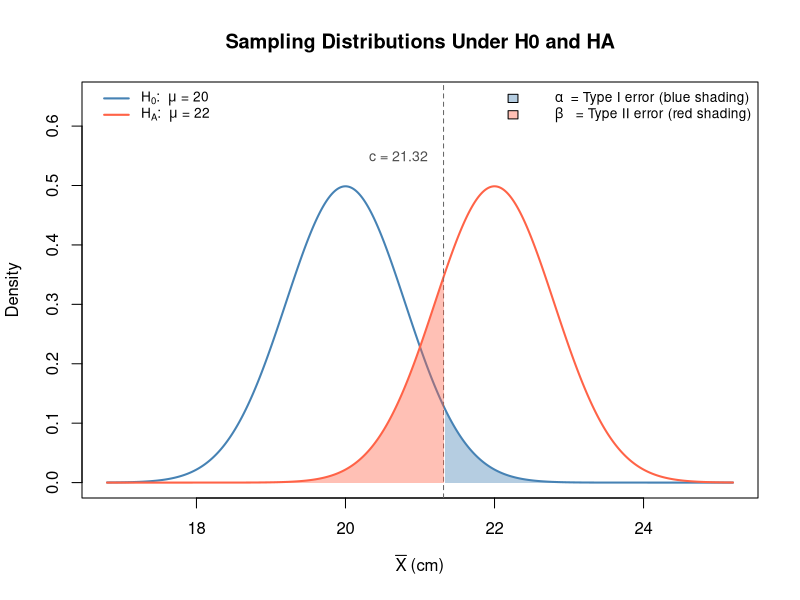
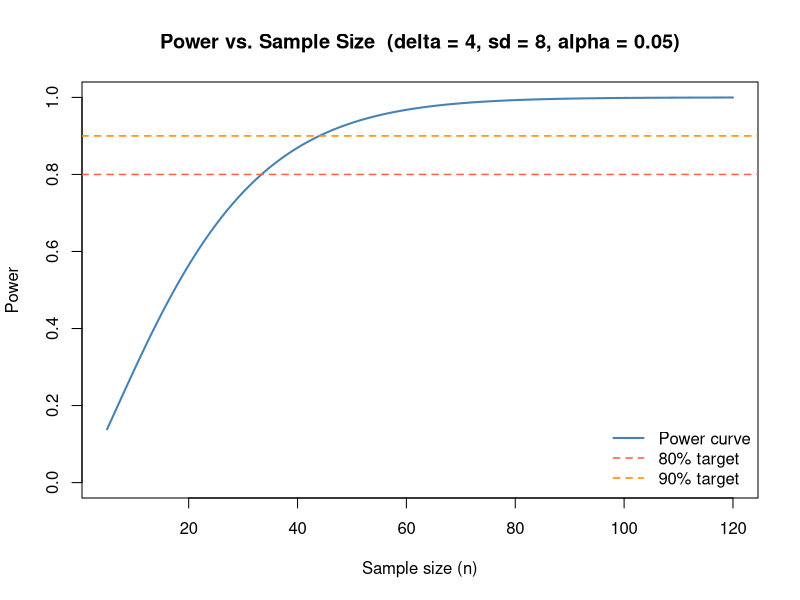
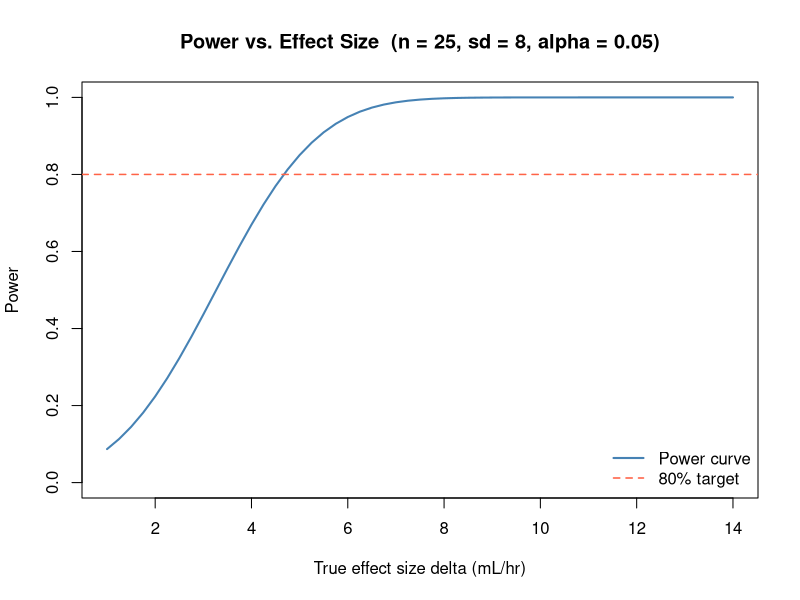

Write R code to recreate these figures, in order.
## ---- chunk 1
# mu0 <- 
# muA <-
# sigma <- 
# n <- 
# se <- # standard error of the sample mean
## ---- chunk 2
# crit <- # compute the critical value for the Z-test
## ---- chunk 3
# beta_val  <-
# power_val <-  
# beta_val   # Type II error rate
# power_val  # Power
## ---- chunk 4
mu0 <- 20;  muA <- 22
sigma <- 4; n <- 25
se <- sigma / sqrt(n)
crit <- mu0 + qnorm(0.95) * se
beta_val  <- pnorm(crit, mean = muA, sd = se)

x      <- seq(mu0 - 4*se, muA + 4*se, length.out = 600)
d_null <- dnorm(x, mean = mu0, sd = se)
d_alt  <- dnorm(x, mean = muA, sd = se)

plot(x, d_null, type = "l", col = "steelblue", lwd = 2,
     ylim = c(0, max(d_null, d_alt) * 1.3),
     xlab = expression(bar(X) ~ "(cm)"), ylab = "Density",
     main = "Sampling Distributions Under H0 and HA")
lines(x, d_alt, col = "tomato", lwd = 2)
abline(v = crit, lty = 2, col = "gray40")

# Type I error shading: upper tail of null distribution
x_I <- x[x >= crit]
polygon(c(x_I[1], x_I, tail(x_I, 1)),
        c(0, dnorm(x_I, mu0, se), 0),
        col = adjustcolor("steelblue", 0.4), border = NA)

# Type II error shading: lower tail of alternative distribution
x_II <- x[x <= crit]
polygon(c(x_II[1], x_II, tail(x_II, 1)),
        c(0, dnorm(x_II, muA, se), 0),
        col = adjustcolor("tomato", 0.4), border = NA)

text(crit - 1, 0.55, paste0("c = ", round(crit, 2)),
     adj = 0, cex = 0.85, col = "gray30")

legend("topleft",
       legend = c(
         expression(H[0]*":  "*mu*" = 20"),
         expression(H[A]*":  "*mu*" = 22")
       ),
       col  = c("steelblue", "tomato"),
       fill = c(NA, NA),
       border = c(NA, NA),
       lwd  = c(2, 2),
       bty  = "n", cex = 0.82)

legend("topright",
       legend = c(
         expression(alpha*"  = Type I error (blue shading)"),
         expression(beta*"   = Type II error (red shading)")
       ),
       col  = c(NA, NA),
       fill = c(adjustcolor("steelblue", 0.4),
                adjustcolor("tomato",    0.4)),
       border = c("black", "black"),
       lwd  = c(NA, NA),
       bty  = "n", cex = 0.82)
## ---- chunk 5
power.t.test(n = 25, delta = 4, sd = 8,
             sig.level = 0.05, type = "one.sample",
             alternative = "two.sided")
## ---- chunk 6
power.t.test(power = 0.80, delta = 4, sd = 8,
             sig.level = 0.05, type = "one.sample",
             alternative = "two.sided")
## ---- chunk 7
ns      <- 5:120
pwr_vec <- sapply(ns, function(n) {
  power.t.test(n = n, delta = 4, sd = 8,
               sig.level = 0.05, type = "one.sample",
               alternative = "two.sided")$power
})

plot(ns, pwr_vec, type = "l", col = "steelblue", lwd = 2,
     xlab = "Sample size (n)", ylab = "Power",
     main = "Power vs. Sample Size  (delta = 4, sd = 8, alpha = 0.05)",
     ylim = c(0, 1))
abline(h = 0.80, col = "tomato",    lty = 2, lwd = 1.5)
abline(h = 0.90, col = "darkorange", lty = 2, lwd = 1.5)

legend("bottomright",
       legend = c("Power curve", "80% target", "90% target"),
       col    = c("steelblue", "tomato", "darkorange"),
       lwd    = c(2, 1.5, 1.5),
       lty    = c(1, 2, 2),
       bty    = "n")
## ---- chunk 8
alphas    <- c(0.001, 0.01, 0.05, 0.10, 0.20)
pwr_alpha <- sapply(alphas, function(a) {
  power.t.test(n = 25, delta = 4, sd = 8,
               sig.level = a, type = "one.sample",
               alternative = "two.sided")$power
})

data.frame(alpha = alphas, power = round(pwr_alpha, 3))
## ---- chunk 9
deltas    <- seq(1, 14, by = 0.25)
pwr_delta <- sapply(deltas, function(d) {
  power.t.test(n = 25, delta = d, sd = 8,
               sig.level = 0.05, type = "one.sample",
               alternative = "two.sided")$power
})

plot(deltas, pwr_delta, type = "l", col = "steelblue", lwd = 2,
     xlab = "True effect size delta (mL/hr)", ylab = "Power",
     main = "Power vs. Effect Size  (n = 25, sd = 8, alpha = 0.05)",
     ylim = c(0, 1))
abline(h = 0.80, col = "tomato", lty = 2, lwd = 1.5)
legend("bottomright",
       legend = c("Power curve", "80% target"),
       col    = c("steelblue", "tomato"),
       lwd    = c(2, 1.5), lty = c(1, 2),
       bty    = "n")
